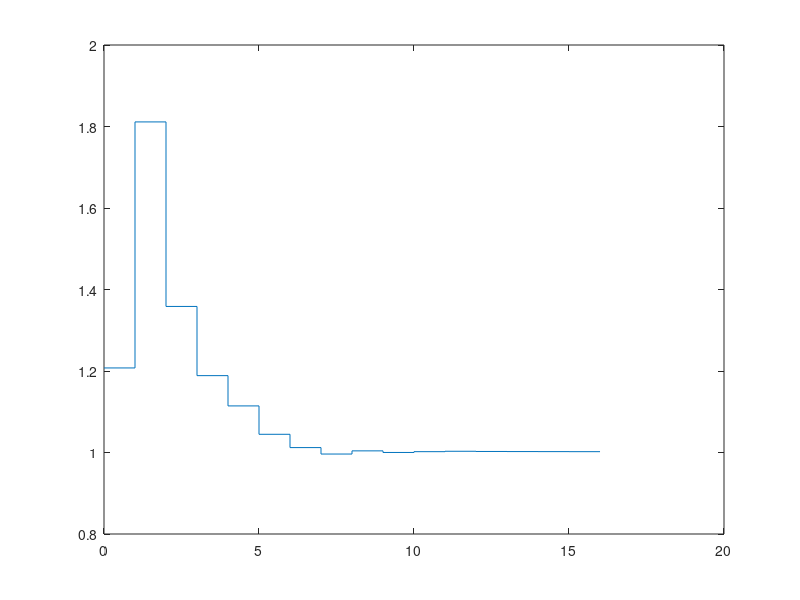

Here is the MATLAB script that generated this plot: (Note: this script raises an error after producing the figure.)
%CORDIC for exp() calculations
clear all
close all
clc
exponent = 0.065292697517360^2/2;
n = 16;
x = zeros(n,1);
y = zeros(n,1);
z = zeros(n,1);
S1 = [1 2 3 4 4 5 6 7 8 9 10 11 12 13 13 14 15 16 17 18 19 20 21 22 23 24 25 26 27 28 29 30];
S2 = [1 2 3 4 4 5 6 7 8 9 10 11 12 13 13 14];
x(1) = 1;
if exponent > 0
    y(1) = 1;
else
    y(1) = -1;
end
z(1) = exponent;
a = zeros(n,1);
K = 1;
for i = S2
    K = K/sqrt(1-2^(-2*i));
end
s_1 = [];
inc = 1;
for i = S2
    i
    if z(inc) >= 0
        s_1 = 1;
    else 
        s_1 = -1;
    end
    x(inc+1) = x(inc) + s_1*2^(-i)*y(inc);
    y(inc+1) = y(inc) + s_1*2^(-i)*x(inc);
    z(inc+1) = z(inc) - s_1*atanh(2^(-i));
    inc = inc+1
end
res_x = x(end)*K;
figure(1)
stairs(0:n, x*K)
hold on
yline(exp(exponent))
hold off
grid on
%xlim([0, 17])
ylim([0, 1.6])
title('exp(exponent) after scaling')
ylabel('x(i)')
xlabel('Iteration [i]')